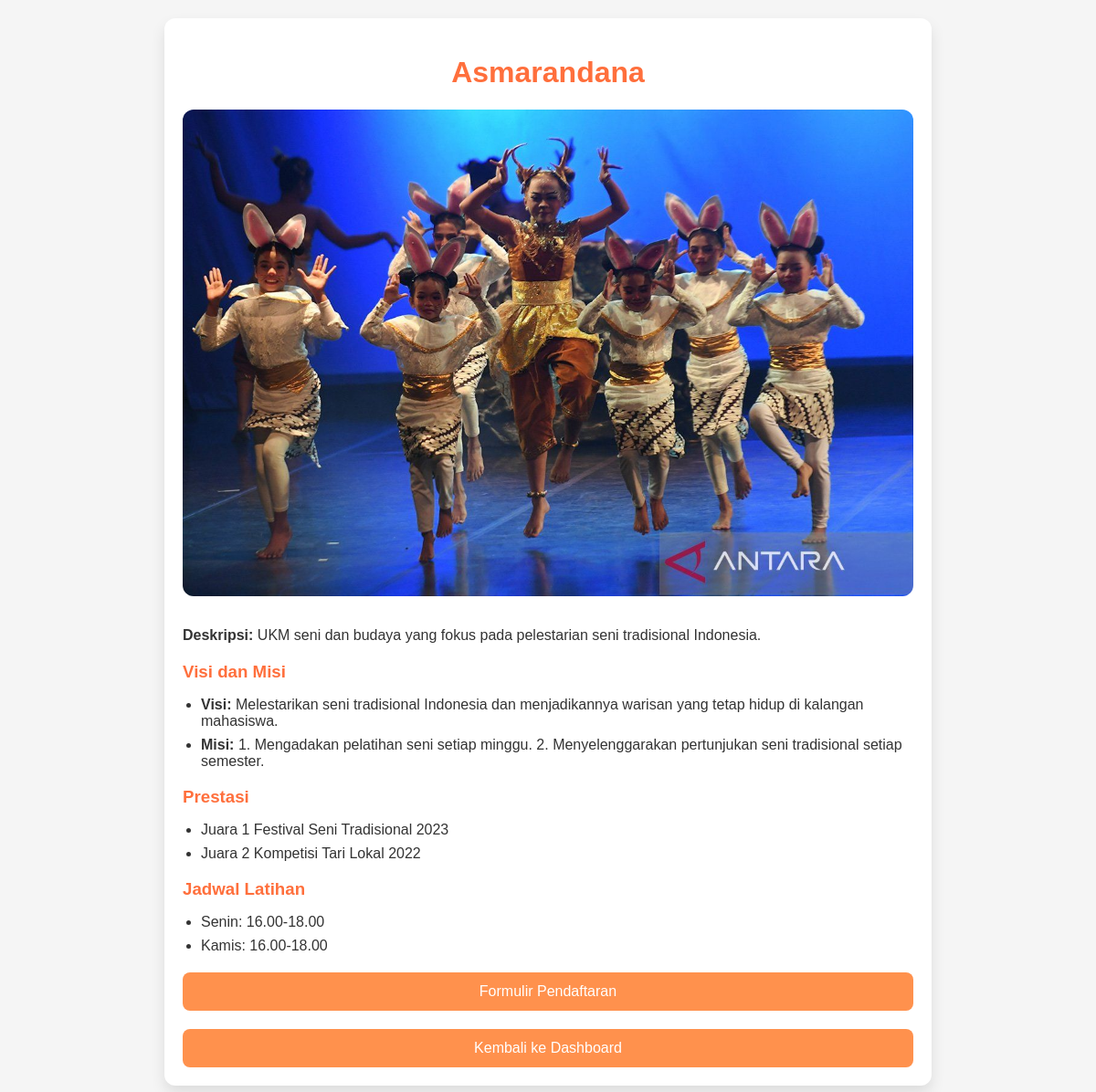
The app's page /detail_ukm.php?product_id=1 with its own data.
### tables this page shows
CREATE TABLE `ukm_detail` (
  `id` int(11) NOT NULL,
  `ukm_id` int(11) NOT NULL,
  `visi` text DEFAULT NULL,
  `misi` text DEFAULT NULL,
  `prestasi` text DEFAULT NULL,
  `jadwal_latihan` text DEFAULT NULL
);

CREATE TABLE `ukm` (
  `id` int(11) NOT NULL,
  `name` varchar(100) NOT NULL,
  `description` text NOT NULL,
  `category` varchar(50) NOT NULL,
  `contact` varchar(100) NOT NULL,
  `foto` varchar(255) DEFAULT NULL
);

### detail_ukm.php (the view, shortened to what this page needs)
<?php
$conn = new mysqli('localhost', 'root', '', 'ukm');
$product_id = intval($_GET['product_id']);
$sql = "SELECT u.*, d.visi, d.misi, d.prestasi, d.jadwal_latihan
        FROM ukm u
        JOIN ukm_detail d ON u.id = d.ukm_id
        WHERE u.id = ?";
$stmt = $conn->prepare($sql);
$stmt->bind_param("i", $product_id);
$stmt->execute();
$result = $stmt->get_result();
$product = $result->fetch_assoc();
?>
<!DOCTYPE html>
<html lang="en">
<head>
    <link rel="stylesheet" href="styles/detail_ukm.css">
</head>
<body>
    <div class="container">
        <h1><?php echo htmlspecialchars($product['name'] ?? ""); ?></h1>
        <img src="<?php echo htmlspecialchars($product['foto'] ?? "default.jpg"); ?>" alt="UKM Image" class="product-img">
        <div class="product-info">
            <p><strong>Deskripsi:</strong> <?php echo htmlspecialchars($product['description'] ?? "Deskripsi belum tersedia."); ?></p>
        </div>
        <div class="extra-info">
            <h3>Visi dan Misi</h3>
            <ul>
                <li><strong>Visi:</strong> <?php echo htmlspecialchars($product['visi'] ?? "Visi belum tersedia."); ?></li>
                <li><strong>Misi:</strong> <?php echo htmlspecialchars($product['misi'] ?? "Misi belum tersedia."); ?></li>
            </ul>
            <h3>Prestasi</h3>
            <ul>
                <?php
                if (!empty($product['prestasi'])) {
                    $prestasi_list = explode(';', $product['prestasi']);
                    foreach ($prestasi_list as $prestasi) {
                        echo "<li>" . htmlspecialchars($prestasi) . "</li>";
                    }
                } else {
                    echo "<li>Prestasi belum tersedia.</li>";
                }
                ?>
            </ul>
            <h3>Jadwal Latihan</h3>
            <ul>
                <?php
                if (!empty($product['jadwal_latihan'])) {
                    $jadwal_list = explode(';', $product['jadwal_latihan']);
                    foreach ($jadwal_list as $jadwal) {
                        echo "<li>" . htmlspecialchars($jadwal) . "</li>";
                    }
                } else {
                    echo "<li>Jadwal latihan belum tersedia.</li>";
                }
                ?>
            </ul>
        </div>
        <a href="pendaftaran.php" class="back-button">Formulir Pendaftaran</a>
        <a href="dashboard.php" class="back-button">Kembali ke Dashboard</a>
    </div>
</body>
</html>

### styles/detail_ukm.css (style rules this page uses)
body { font-family: 'Arial', sans-serif; background-color: #f5f5f5; color: #333; margin: 0; padding: 20px; }
.container { max-width: 800px; margin: auto; background-color: #fff; padding: 20px; border-radius: 12px; box-shadow: 0 8px 16px rgba(0, 0, 0, 0.1); }
h1 { text-align: center; color: #ff6f3c; }
.product-img { width: 100%; border-radius: 12px; margin-bottom: 20px; }
.product-info p { margin: 10px 0; font-size: 16px; }
.extra-info { margin-top: 20px; }
.extra-info h3 { margin-bottom: 10px; color: #ff6f3c; }
.extra-info ul { list-style-type: disc; padding-left: 20px; }
.extra-info ul li { margin-bottom: 8px; }
.back-button { display: block; text-align: center; margin-top: 20px; background-color: #ff914d; color: #fff; padding: 12px; border-radius: 8px; text-decoration: none; transition: background-color 0.3s ease; }

### records on screen
ukm_detail: ukm.name "Asmarandana", ukm.foto (picture), ukm.description "UKM seni dan budaya yang fokus pada pelestarian seni tradisional Indonesia.", visi "Melestarikan seni tradisional Indonesia dan menjadikannya warisan yang tetap hidup di kalangan mahasiswa.", misi "1. Mengadakan pelatihan seni setiap minggu. 2. Menyelenggarakan pertunjukan seni tradisional setiap semester.", prestasi "Juara 1 Festival Seni Tradisional 2023", prestasi "Juara 2 Kompetisi Tari Lokal 2022", jadwal_latihan "Senin: 16.00-18.00", jadwal_latihan "Kamis: 16.00-18.00"
